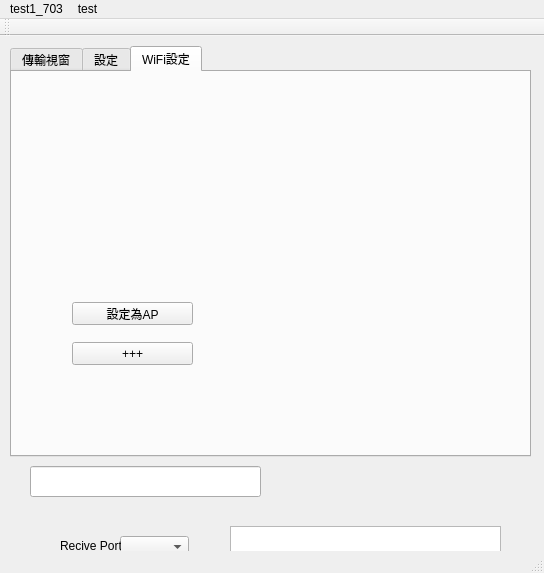
<?xml version="1.0" encoding="UTF-8"?>
<ui version="4.0">
 <class>MainWindow</class>
 <widget class="QMainWindow" name="MainWindow">
  <property name="geometry">
   <rect>
    <x>0</x>
    <y>0</y>
    <width>544</width>
    <height>573</height>
   </rect>
  </property>
  <property name="windowTitle">
   <string>MainWindow</string>
  </property>
  <widget class="QWidget" name="centralWidget">
   <widget class="QComboBox" name="comB1_port_2">
    <property name="geometry">
     <rect>
      <x>120</x>
      <y>500</y>
      <width>69</width>
      <height>22</height>
     </rect>
    </property>
   </widget>
   <widget class="QLabel" name="label_8">
    <property name="geometry">
     <rect>
      <x>60</x>
      <y>500</y>
      <width>61</width>
      <height>20</height>
     </rect>
    </property>
    <property name="text">
     <string>Recive Port:</string>
    </property>
   </widget>
   <widget class="QTextBrowser" name="tB_rx">
    <property name="geometry">
     <rect>
      <x>230</x>
      <y>490</y>
      <width>271</width>
      <height>311</height>
     </rect>
    </property>
    <property name="html">
     <string>&lt;!DOCTYPE HTML PUBLIC &quot;-//W3C//DTD HTML 4.0//EN&quot; &quot;http://www.w3.org/TR/REC-html40/strict.dtd&quot;&gt;
&lt;html&gt;&lt;head&gt;&lt;meta name=&quot;qrichtext&quot; content=&quot;1&quot; /&gt;&lt;style type=&quot;text/css&quot;&gt;
p, li { white-space: pre-wrap; }
&lt;/style&gt;&lt;/head&gt;&lt;body style=&quot; font-family:'PMingLiU'; font-size:9pt; font-weight:400; font-style:normal;&quot;&gt;
&lt;p style=&quot;-qt-paragraph-type:empty; margin-top:0px; margin-bottom:0px; margin-left:0px; margin-right:0px; -qt-block-indent:0; text-indent:0px;&quot;&gt;&lt;br /&gt;&lt;/p&gt;&lt;/body&gt;&lt;/html&gt;</string>
    </property>
   </widget>
   <widget class="QTabWidget" name="tabWidget">
    <property name="geometry">
     <rect>
      <x>10</x>
      <y>10</y>
      <width>521</width>
      <height>411</height>
     </rect>
    </property>
    <property name="currentIndex">
     <number>2</number>
    </property>
    <widget class="QWidget" name="tab">
     <attribute name="title">
      <string>傳輸視窗</string>
     </attribute>
     <widget class="QTextBrowser" name="tB_tx">
      <property name="geometry">
       <rect>
        <x>10</x>
        <y>50</y>
        <width>241</width>
        <height>161</height>
       </rect>
      </property>
      <property name="html">
       <string>&lt;!DOCTYPE HTML PUBLIC &quot;-//W3C//DTD HTML 4.0//EN&quot; &quot;http://www.w3.org/TR/REC-html40/strict.dtd&quot;&gt;
&lt;html&gt;&lt;head&gt;&lt;meta name=&quot;qrichtext&quot; content=&quot;1&quot; /&gt;&lt;style type=&quot;text/css&quot;&gt;
p, li { white-space: pre-wrap; }
&lt;/style&gt;&lt;/head&gt;&lt;body style=&quot; font-family:'PMingLiU'; font-size:9pt; font-weight:400; font-style:normal;&quot;&gt;
&lt;p style=&quot;-qt-paragraph-type:empty; margin-top:0px; margin-bottom:0px; margin-left:0px; margin-right:0px; -qt-block-indent:0; text-indent:0px;&quot;&gt;&lt;br /&gt;&lt;/p&gt;&lt;/body&gt;&lt;/html&gt;</string>
      </property>
     </widget>
     <widget class="QTextEdit" name="tE_rx">
      <property name="geometry">
       <rect>
        <x>260</x>
        <y>50</y>
        <width>241</width>
        <height>291</height>
       </rect>
      </property>
      <property name="html">
       <string>&lt;!DOCTYPE HTML PUBLIC &quot;-//W3C//DTD HTML 4.0//EN&quot; &quot;http://www.w3.org/TR/REC-html40/strict.dtd&quot;&gt;
&lt;html&gt;&lt;head&gt;&lt;meta name=&quot;qrichtext&quot; content=&quot;1&quot; /&gt;&lt;style type=&quot;text/css&quot;&gt;
p, li { white-space: pre-wrap; }
&lt;/style&gt;&lt;/head&gt;&lt;body style=&quot; font-family:'PMingLiU'; font-size:9pt; font-weight:400; font-style:normal;&quot;&gt;
&lt;p style=&quot;-qt-paragraph-type:empty; margin-top:0px; margin-bottom:0px; margin-left:0px; margin-right:0px; -qt-block-indent:0; text-indent:0px;&quot;&gt;&lt;br /&gt;&lt;/p&gt;&lt;/body&gt;&lt;/html&gt;</string>
      </property>
     </widget>
     <widget class="QPushButton" name="btn_refresh_2">
      <property name="geometry">
       <rect>
        <x>170</x>
        <y>350</y>
        <width>75</width>
        <height>23</height>
       </rect>
      </property>
      <property name="text">
       <string>pushTX</string>
      </property>
     </widget>
     <widget class="QLabel" name="label_9">
      <property name="geometry">
       <rect>
        <x>20</x>
        <y>30</y>
        <width>51</width>
        <height>16</height>
       </rect>
      </property>
      <property name="text">
       <string>TX-傳送</string>
      </property>
     </widget>
     <widget class="QLabel" name="label_10">
      <property name="geometry">
       <rect>
        <x>270</x>
        <y>30</y>
        <width>51</width>
        <height>16</height>
       </rect>
      </property>
      <property name="text">
       <string>RX-接收</string>
      </property>
     </widget>
     <widget class="QLabel" name="label_11">
      <property name="geometry">
       <rect>
        <x>20</x>
        <y>230</y>
        <width>51</width>
        <height>16</height>
       </rect>
      </property>
      <property name="text">
       <string>輸入</string>
      </property>
     </widget>
     <widget class="QTextEdit" name="textEdit">
      <property name="enabled">
       <bool>true</bool>
      </property>
      <property name="geometry">
       <rect>
        <x>20</x>
        <y>250</y>
        <width>231</width>
        <height>81</height>
       </rect>
      </property>
     </widget>
    </widget>
    <widget class="QWidget" name="tab_2">
     <attribute name="title">
      <string>設定</string>
     </attribute>
     <widget class="QLabel" name="label_5">
      <property name="geometry">
       <rect>
        <x>50</x>
        <y>150</y>
        <width>47</width>
        <height>12</height>
       </rect>
      </property>
      <property name="text">
       <string>Stop Bit:</string>
      </property>
     </widget>
     <widget class="QComboBox" name="comB5_SB_2">
      <property name="geometry">
       <rect>
        <x>100</x>
        <y>180</y>
        <width>69</width>
        <height>22</height>
       </rect>
      </property>
      <item>
       <property name="text">
        <string>no</string>
       </property>
      </item>
     </widget>
     <widget class="QComboBox" name="comB5_SB">
      <property name="geometry">
       <rect>
        <x>100</x>
        <y>150</y>
        <width>69</width>
        <height>22</height>
       </rect>
      </property>
      <item>
       <property name="text">
        <string>1</string>
       </property>
      </item>
      <item>
       <property name="text">
        <string>1.5</string>
       </property>
      </item>
      <item>
       <property name="text">
        <string>2</string>
       </property>
      </item>
     </widget>
     <widget class="QLabel" name="label_7">
      <property name="geometry">
       <rect>
        <x>26</x>
        <y>180</y>
        <width>61</width>
        <height>20</height>
       </rect>
      </property>
      <property name="text">
       <string>Flow control:</string>
      </property>
     </widget>
     <widget class="QLabel" name="label">
      <property name="geometry">
       <rect>
        <x>40</x>
        <y>30</y>
        <width>51</width>
        <height>20</height>
       </rect>
      </property>
      <property name="text">
       <string>Serial Port:</string>
      </property>
     </widget>
     <widget class="QComboBox" name="comB1_port">
      <property name="geometry">
       <rect>
        <x>100</x>
        <y>30</y>
        <width>69</width>
        <height>22</height>
       </rect>
      </property>
     </widget>
     <widget class="QLabel" name="label_3">
      <property name="geometry">
       <rect>
        <x>46</x>
        <y>90</y>
        <width>47</width>
        <height>12</height>
       </rect>
      </property>
      <property name="text">
       <string>Paity Bit:</string>
      </property>
     </widget>
     <widget class="QComboBox" name="comB3_PB">
      <property name="geometry">
       <rect>
        <x>100</x>
        <y>90</y>
        <width>69</width>
        <height>22</height>
       </rect>
      </property>
      <item>
       <property name="text">
        <string>none</string>
       </property>
      </item>
      <item>
       <property name="text">
        <string>ODD</string>
       </property>
      </item>
      <item>
       <property name="text">
        <string>EVEN</string>
       </property>
      </item>
     </widget>
     <widget class="QTextBrowser" name="tB_log">
      <property name="geometry">
       <rect>
        <x>190</x>
        <y>30</y>
        <width>291</width>
        <height>321</height>
       </rect>
      </property>
      <property name="html">
       <string>&lt;!DOCTYPE HTML PUBLIC &quot;-//W3C//DTD HTML 4.0//EN&quot; &quot;http://www.w3.org/TR/REC-html40/strict.dtd&quot;&gt;
&lt;html&gt;&lt;head&gt;&lt;meta name=&quot;qrichtext&quot; content=&quot;1&quot; /&gt;&lt;style type=&quot;text/css&quot;&gt;
p, li { white-space: pre-wrap; }
&lt;/style&gt;&lt;/head&gt;&lt;body style=&quot; font-family:'PMingLiU'; font-size:9pt; font-weight:400; font-style:normal;&quot;&gt;
&lt;p style=&quot; margin-top:0px; margin-bottom:0px; margin-left:0px; margin-right:0px; -qt-block-indent:0; text-indent:0px;&quot;&gt;&lt;span style=&quot; font-size:14pt; font-weight:600; font-style:italic;&quot;&gt;~~Serial Port Setting log~~&lt;/span&gt;&lt;/p&gt;&lt;/body&gt;&lt;/html&gt;</string>
      </property>
     </widget>
     <widget class="QLabel" name="label_4">
      <property name="geometry">
       <rect>
        <x>50</x>
        <y>120</y>
        <width>47</width>
        <height>12</height>
       </rect>
      </property>
      <property name="text">
       <string>Data Bit::</string>
      </property>
     </widget>
     <widget class="QComboBox" name="comB2_BR">
      <property name="geometry">
       <rect>
        <x>100</x>
        <y>60</y>
        <width>69</width>
        <height>22</height>
       </rect>
      </property>
      <item>
       <property name="text">
        <string>115200</string>
       </property>
      </item>
      <item>
       <property name="text">
        <string>19200</string>
       </property>
      </item>
      <item>
       <property name="text">
        <string>9600</string>
       </property>
      </item>
      <item>
       <property name="text">
        <string>4800</string>
       </property>
      </item>
      <item>
       <property name="text">
        <string>2400</string>
       </property>
      </item>
     </widget>
     <widget class="QLineEdit" name="lineEdit">
      <property name="geometry">
       <rect>
        <x>100</x>
        <y>210</y>
        <width>71</width>
        <height>20</height>
       </rect>
      </property>
      <property name="inputMask">
       <string/>
      </property>
      <property name="maxLength">
       <number>5</number>
      </property>
     </widget>
     <widget class="QComboBox" name="comB4_DB">
      <property name="geometry">
       <rect>
        <x>100</x>
        <y>120</y>
        <width>69</width>
        <height>22</height>
       </rect>
      </property>
      <item>
       <property name="text">
        <string>7</string>
       </property>
      </item>
      <item>
       <property name="text">
        <string>8</string>
       </property>
      </item>
     </widget>
     <widget class="QLabel" name="label_6">
      <property name="geometry">
       <rect>
        <x>30</x>
        <y>210</y>
        <width>61</width>
        <height>20</height>
       </rect>
      </property>
      <property name="text">
       <string>Buffer Size:</string>
      </property>
     </widget>
     <widget class="QLabel" name="label_2">
      <property name="geometry">
       <rect>
        <x>40</x>
        <y>60</y>
        <width>51</width>
        <height>20</height>
       </rect>
      </property>
      <property name="text">
       <string>Baud Rate:</string>
      </property>
     </widget>
     <widget class="QPushButton" name="btn_refresh_3">
      <property name="geometry">
       <rect>
        <x>44</x>
        <y>330</y>
        <width>121</width>
        <height>23</height>
       </rect>
      </property>
      <property name="text">
       <string>Close(Clean)</string>
      </property>
     </widget>
     <widget class="QPushButton" name="btn_refresh">
      <property name="geometry">
       <rect>
        <x>44</x>
        <y>300</y>
        <width>121</width>
        <height>23</height>
       </rect>
      </property>
      <property name="text">
       <string>reFresh</string>
      </property>
     </widget>
     <widget class="QPushButton" name="pBtn_send">
      <property name="geometry">
       <rect>
        <x>44</x>
        <y>270</y>
        <width>121</width>
        <height>23</height>
       </rect>
      </property>
      <property name="text">
       <string>Set port</string>
      </property>
     </widget>
     <widget class="QLineEdit" name="lineEdit_2">
      <property name="geometry">
       <rect>
        <x>100</x>
        <y>240</y>
        <width>71</width>
        <height>20</height>
       </rect>
      </property>
      <property name="inputMask">
       <string/>
      </property>
      <property name="maxLength">
       <number>5</number>
      </property>
     </widget>
     <widget class="QLabel" name="label_12">
      <property name="geometry">
       <rect>
        <x>40</x>
        <y>240</y>
        <width>61</width>
        <height>20</height>
       </rect>
      </property>
      <property name="text">
       <string>Timeout:</string>
      </property>
     </widget>
    </widget>
    <widget class="QWidget" name="tab_3">
     <attribute name="title">
      <string>WiFi設定</string>
     </attribute>
     <widget class="QPushButton" name="pBtn_send_2">
      <property name="geometry">
       <rect>
        <x>60</x>
        <y>230</y>
        <width>121</width>
        <height>23</height>
       </rect>
      </property>
      <property name="text">
       <string>設定為AP</string>
      </property>
     </widget>
     <widget class="QPushButton" name="pBtn_send_3">
      <property name="geometry">
       <rect>
        <x>60</x>
        <y>270</y>
        <width>121</width>
        <height>23</height>
       </rect>
      </property>
      <property name="text">
       <string>+++</string>
      </property>
     </widget>
    </widget>
   </widget>
   <widget class="QLineEdit" name="lineEdit_send">
    <property name="geometry">
     <rect>
      <x>30</x>
      <y>430</y>
      <width>231</width>
      <height>31</height>
     </rect>
    </property>
    <property name="font">
     <font>
      <pointsize>12</pointsize>
     </font>
    </property>
    <property name="inputMask">
     <string/>
    </property>
    <property name="maxLength">
     <number>1000</number>
    </property>
    <property name="alignment">
     <set>Qt::AlignLeading|Qt::AlignLeft|Qt::AlignTop</set>
    </property>
   </widget>
  </widget>
  <widget class="QMenuBar" name="menuBar">
   <property name="geometry">
    <rect>
     <x>0</x>
     <y>0</y>
     <width>544</width>
     <height>18</height>
    </rect>
   </property>
   <widget class="QMenu" name="menutest1_703">
    <property name="title">
     <string>test1_703</string>
    </property>
    <addaction name="actionSetting"/>
   </widget>
   <widget class="QMenu" name="menutest">
    <property name="title">
     <string>test</string>
    </property>
   </widget>
   <addaction name="menutest1_703"/>
   <addaction name="menutest"/>
  </widget>
  <widget class="QToolBar" name="mainToolBar">
   <attribute name="toolBarArea">
    <enum>TopToolBarArea</enum>
   </attribute>
   <attribute name="toolBarBreak">
    <bool>false</bool>
   </attribute>
  </widget>
  <widget class="QStatusBar" name="statusBar"/>
  <action name="actionSetting">
   <property name="text">
    <string>Setting</string>
   </property>
  </action>
 </widget>
 <layoutdefault spacing="6" margin="11"/>
 <resources/>
 <connections/>
</ui>
